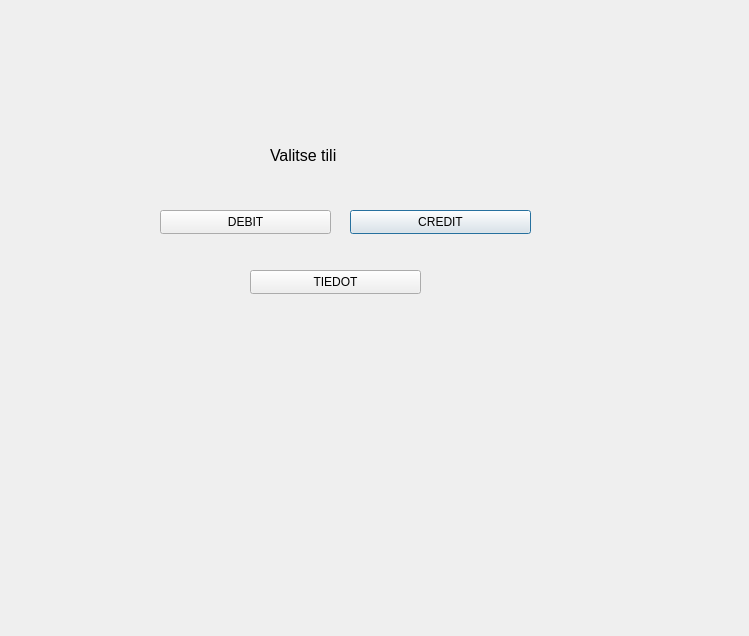
<?xml version="1.0" encoding="UTF-8"?>
<ui version="4.0">
 <class>creditdebit</class>
 <widget class="QDialog" name="creditdebit">
  <property name="geometry">
   <rect>
    <x>0</x>
    <y>0</y>
    <width>749</width>
    <height>636</height>
   </rect>
  </property>
  <property name="windowTitle">
   <string>Dialog</string>
  </property>
  <widget class="QPushButton" name="CREDIT">
   <property name="geometry">
    <rect>
     <x>350</x>
     <y>210</y>
     <width>181</width>
     <height>24</height>
    </rect>
   </property>
   <property name="text">
    <string>CREDIT</string>
   </property>
  </widget>
  <widget class="QPushButton" name="DEBIT">
   <property name="geometry">
    <rect>
     <x>160</x>
     <y>210</y>
     <width>171</width>
     <height>24</height>
    </rect>
   </property>
   <property name="text">
    <string>DEBIT</string>
   </property>
  </widget>
  <widget class="QLabel" name="label">
   <property name="geometry">
    <rect>
     <x>270</x>
     <y>120</y>
     <width>191</width>
     <height>71</height>
    </rect>
   </property>
   <property name="font">
    <font>
     <pointsize>12</pointsize>
    </font>
   </property>
   <property name="text">
    <string>Valitse tili</string>
   </property>
  </widget>
  <widget class="QPushButton" name="asiakasTiedot">
   <property name="geometry">
    <rect>
     <x>250</x>
     <y>270</y>
     <width>171</width>
     <height>24</height>
    </rect>
   </property>
   <property name="text">
    <string>TIEDOT</string>
   </property>
  </widget>
 </widget>
 <resources/>
 <connections/>
</ui>
